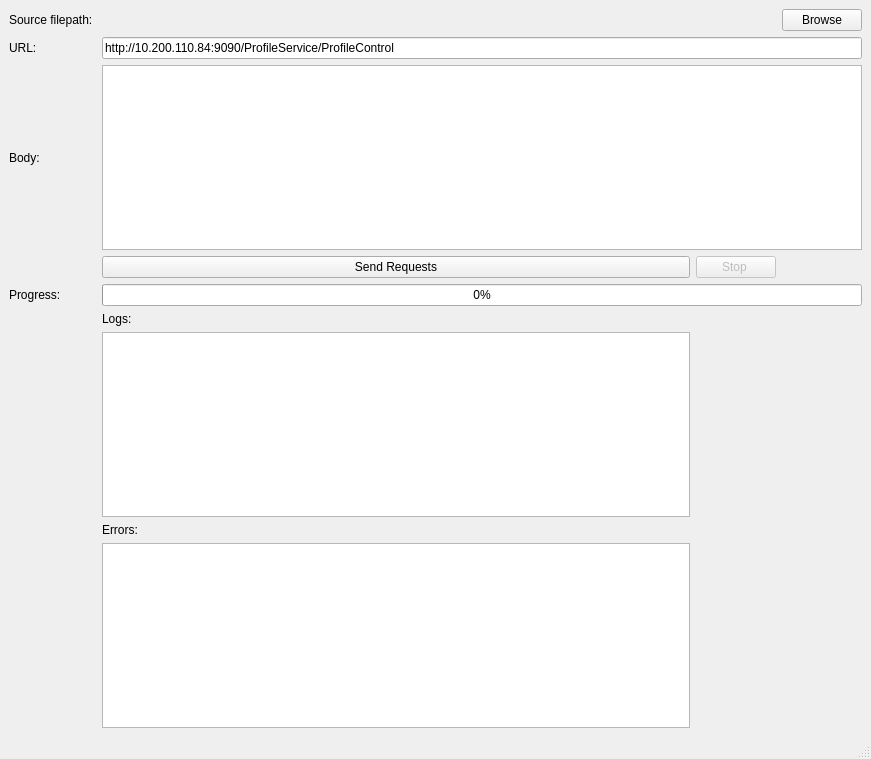
<?xml version="1.0" encoding="UTF-8"?>
<ui version="4.0">
 <class>MainWindow</class>
 <widget class="QMainWindow" name="MainWindow">
  <property name="geometry">
   <rect>
    <x>0</x>
    <y>0</y>
    <width>871</width>
    <height>759</height>
   </rect>
  </property>
  <property name="windowTitle">
   <string>MainWindow</string>
  </property>
  <widget class="QWidget" name="centralwidget">
   <layout class="QGridLayout" name="gridLayout">
    <item row="6" column="1" colspan="3">
     <widget class="QLabel" name="label_4">
      <property name="text">
       <string>Logs:</string>
      </property>
     </widget>
    </item>
    <item row="2" column="0">
     <widget class="QLabel" name="label">
      <property name="text">
       <string>URL: </string>
      </property>
     </widget>
    </item>
    <item row="0" column="1" colspan="3">
     <widget class="QLabel" name="path">
      <property name="text">
       <string/>
      </property>
     </widget>
    </item>
    <item row="4" column="2" colspan="2">
     <widget class="QPushButton" name="stopRequestsButton">
      <property name="enabled">
       <bool>false</bool>
      </property>
      <property name="text">
       <string>Stop </string>
      </property>
     </widget>
    </item>
    <item row="3" column="0">
     <widget class="QLabel" name="label_2">
      <property name="text">
       <string>Body:</string>
      </property>
     </widget>
    </item>
    <item row="10" column="1">
     <widget class="QTextBrowser" name="errors"/>
    </item>
    <item row="5" column="1" colspan="4">
     <widget class="QProgressBar" name="progressBar">
      <property name="value">
       <number>0</number>
      </property>
     </widget>
    </item>
    <item row="5" column="0">
     <widget class="QLabel" name="label_5">
      <property name="text">
       <string>Progress:</string>
      </property>
     </widget>
    </item>
    <item row="3" column="1" colspan="4">
     <widget class="QTextEdit" name="body"/>
    </item>
    <item row="0" column="4">
     <widget class="QPushButton" name="browseButton">
      <property name="text">
       <string>Browse</string>
      </property>
     </widget>
    </item>
    <item row="0" column="0">
     <widget class="QLabel" name="label_3">
      <property name="text">
       <string>Source filepath: </string>
      </property>
     </widget>
    </item>
    <item row="4" column="1">
     <widget class="QPushButton" name="sendRequestsButton">
      <property name="text">
       <string>Send Requests</string>
      </property>
     </widget>
    </item>
    <item row="2" column="1" colspan="4">
     <layout class="QHBoxLayout" name="horizontalLayout">
      <item>
       <widget class="QLineEdit" name="url">
        <property name="text">
         <string>http://10.200.110.84:9090/ProfileService/ProfileControl</string>
        </property>
       </widget>
      </item>
     </layout>
    </item>
    <item row="8" column="1">
     <widget class="QLabel" name="label_6">
      <property name="text">
       <string>Errors:</string>
      </property>
     </widget>
    </item>
    <item row="7" column="1">
     <widget class="QTextBrowser" name="logs"/>
    </item>
   </layout>
  </widget>
  <widget class="QMenuBar" name="menubar">
   <property name="geometry">
    <rect>
     <x>0</x>
     <y>0</y>
     <width>871</width>
     <height>25</height>
    </rect>
   </property>
  </widget>
  <widget class="QStatusBar" name="statusbar"/>
 </widget>
 <resources/>
 <connections/>
</ui>
